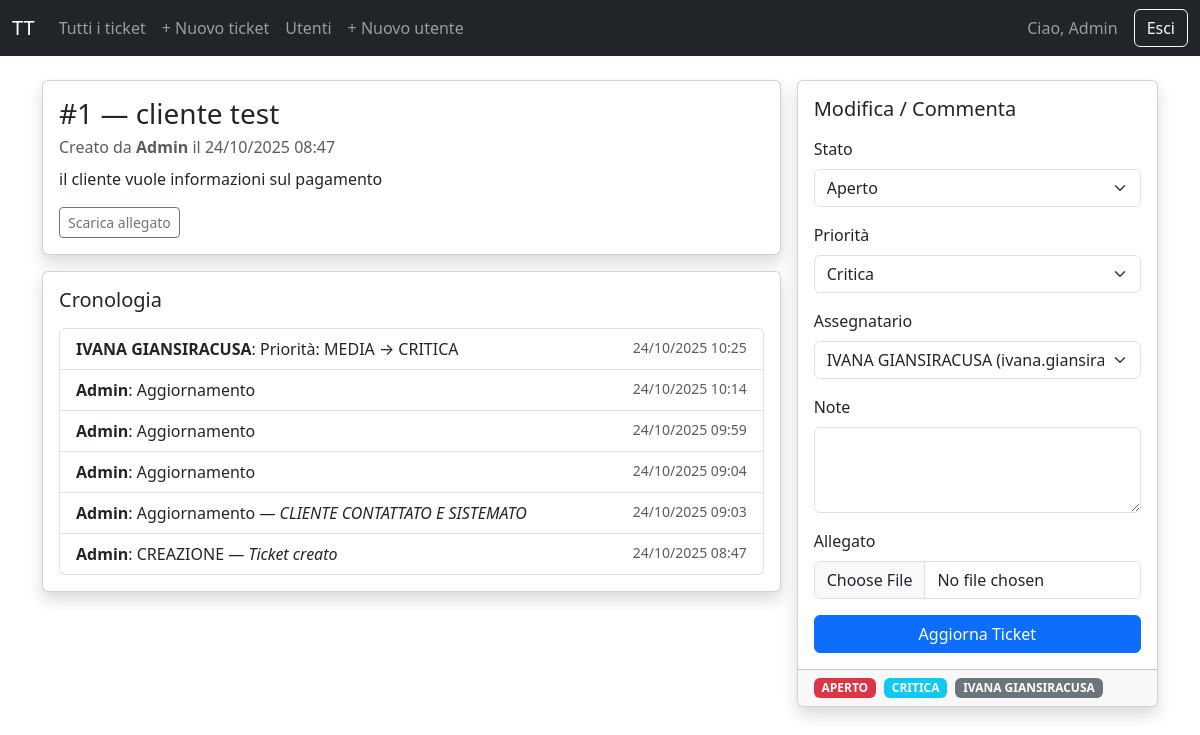
Page /tickets/1 (signed in) on the committed database.
### models.py (models this page shows, shortened)
class User(UserMixin, db.Model):
    id = db.Column(db.Integer, primary_key=True)
    name = db.Column(db.String(120), nullable=False)
    email = db.Column(db.String(255), unique=True, nullable=False, index=True)
    password_hash = db.Column(db.String(255), nullable=False)
    is_admin = db.Column(db.Boolean, default=False)
    created_at = db.Column(db.DateTime, default=datetime.utcnow)

class Ticket(db.Model):
    id = db.Column(db.Integer, primary_key=True)
    title = db.Column(db.String(200), nullable=False)
    description = db.Column(db.Text, nullable=False)
    status = db.Column(db.Enum(TicketStatus), default=TicketStatus.OPEN, index=True)
    priority = db.Column(db.String(20), default="MEDIA")
    attachment = db.Column(db.String(255), nullable=True)
    created_at = db.Column(db.DateTime, default=datetime.utcnow, index=True)
    updated_at = db.Column(db.DateTime, default=datetime.utcnow, index=True)
    created_by_id = db.Column(db.Integer, db.ForeignKey('user.id'), nullable=False)
    assigned_to_id = db.Column(db.Integer, db.ForeignKey('user.id'), nullable=True)
    created_by = db.relationship('User', foreign_keys=[created_by_id])
    assigned_to = db.relationship('User', foreign_keys=[assigned_to_id])

class TicketAction(db.Model):
    id = db.Column(db.Integer, primary_key=True)
    ticket_id = db.Column(db.Integer, db.ForeignKey('ticket.id'), nullable=False, index=True)
    user_id = db.Column(db.Integer, db.ForeignKey('user.id'), nullable=False, index=True)
    action = db.Column(db.String(255), nullable=False)
    notes = db.Column(db.Text, nullable=True)
    created_at = db.Column(db.DateTime, default=datetime.utcnow, index=True)
    ticket = db.relationship('Ticket', backref=db.backref('actions', lazy='dynamic'))
    user = db.relationship('User')

### app.py (the view, shortened to what this page needs)
    @app.route('/tickets/<int:ticket_id>', methods=['GET', 'POST'])
    @login_required
    def ticket_detail(ticket_id):
        t = db.session.get(Ticket, ticket_id)
        if not t:
            flash('Ticket non trovato.', 'danger')
            return redirect(url_for('tickets'))
        form = ActionForm()
        form.assigned_to.choices = [(0, '-- Nessuno --')] + [(u.id, f"{u.name} ({u.email})") for u in db.session.query(User).order_by(User.name).all()]
        if request.method == 'GET':
            form.status.data = t.status.value
            form.assigned_to.data = t.assigned_to_id or 0
            form.priority.data = t.priority
        actions = (db.session.query(TicketAction).filter(TicketAction.ticket_id == ticket_id).order_by(TicketAction.created_at.desc()).all())
        return render_template('ticket_detail.html', t=t, form=form, actions=actions)

### forms.py
class ActionForm(FlaskForm):
    status = SelectField('Stato', choices=[('APERTO','Aperto'),('IN_LAVORAZIONE','In lavorazione'),('CHIUSO','Chiuso')])
    priority = SelectField('Priorità', choices=[('BASSA','Bassa'),('MEDIA','Media'),('ALTA','Alta'),('CRITICA','Critica')], default='MEDIA')
    assigned_to = SelectField('Assegnatario', coerce=int, validators=[Optional()])
    notes = TextAreaField('Note (opzionali)', validators=[Optional()])
    attachment = FileField('Aggiorna allegato (opzionale)')
    submit = SubmitField('Aggiorna Ticket')

### templates/ticket_detail.html (shortened to what this page needs)
{% extends "base.html" %}
{% block content %}
<div class="row g-3">
  <div class="col-lg-8">
    <div class="card shadow mb-3">
      <div class="card-body">
        <h3 class="mb-1">#{{ t.id }} — {{ t.title }}</h3>
        <div class="text-muted mb-2">
          Creato da <strong>{{ t.created_by.name }}</strong> il {{ t.created_at.strftime('%d/%m/%Y %H:%M') }}
        </div>
        <p style="white-space:pre-wrap">{{ t.description }}</p>
        {% if t.attachment %}
          <div class="mt-3">
            <a class="btn btn-sm btn-outline-secondary" href="{{ url_for('uploads', filename=t.attachment) }}">Scarica allegato</a>
          </div>
        {% endif %}
      </div>
    </div>
    <div class="card shadow">
      <div class="card-body">
        <h5 class="mb-3">Cronologia</h5>
        <ul class="list-group">
          {% for a in actions %}
          <li class="list-group-item">
            <div class="d-flex justify-content-between">
              <div><strong>{{ a.user.name }}</strong>: {{ a.action }}{% if a.notes %} — <em>{{ a.notes }}</em>{% endif %}</div>
              <small class="text-muted">{{ a.created_at.strftime('%d/%m/%Y %H:%M') }}</small>
            </div>
          </li>
          {% else %}
          <li class="list-group-item text-muted">Nessuna azione registrata.</li>
          {% endfor %}
        </ul>
      </div>
    </div>
  </div>
  <div class="col-lg-4">
    <div class="card shadow">
      <div class="card-body">
        <h5 class="mb-3">Modifica / Commenta</h5>
        <form method="POST" enctype="multipart/form-data">
          <div class="mb-3">
            <label class="form-label">Stato</label>
            {{ form.status(class="form-select") }}
          </div>
          <div class="mb-3">
            <label class="form-label">Priorità</label>
            {{ form.priority(class="form-select") }}
          </div>
          <div class="mb-3">
            <label class="form-label">Assegnatario</label>
            {{ form.assigned_to(class="form-select") }}
          </div>
          <div class="mb-3">
            <label class="form-label">Note</label>
            {{ form.notes(class="form-control", rows=3) }}
          </div>
          <div class="mb-3">
            <label class="form-label">Allegato</label>
            {{ form.attachment(class="form-control") }}
          </div>
          {{ form.submit(class="btn btn-primary w-100") }}
        </form>
      </div>
      <div class="card-footer">
        <div class="d-flex gap-2">
          <span class="badge {% if t.status.value=='APERTO' %}bg-danger{% elif t.status.value=='IN_LAVORAZIONE' %}bg-warning text-dark{% else %}bg-success{% endif %}">{{ t.status.value }}</span>
          <span class="badge bg-info">{{ t.priority }}</span>
          <span class="badge bg-secondary">{{ t.assigned_to.name if t.assigned_to else '—' }}</span>
        </div>
      </div>
    </div>
  </div>
</div>
{% endblock %}

### templates/base.html (shortened to what this page needs)
<!doctype html>
<html lang="it">
<head>
  <link href="https://cdn.jsdelivr.net/npm/bootstrap@5.3.2/dist/css/bootstrap.min.css" rel="stylesheet">
  <link rel="stylesheet" href="{{ url_for('static', filename='styles.css') }}">
</head>
<body>
<nav class="navbar navbar-expand-lg navbar-dark bg-dark">
  <div class="container-fluid">
    <a class="navbar-brand" href="{{ url_for('index') }}">TT</a>
    <div class="collapse navbar-collapse" id="nav">
      {% if current_user.is_authenticated %}
      <ul class="navbar-nav me-auto mb-2 mb-lg-0">
        <li class="nav-item"><a class="nav-link" href="{{ url_for('tickets') }}">Tutti i ticket</a></li>
        <li class="nav-item"><a class="nav-link" href="{{ url_for('ticket_new') }}">+ Nuovo ticket</a></li>
        {% if current_user.is_admin %}
        <li class="nav-item"><a class="nav-link" href="{{ url_for('users') }}">Utenti</a></li>
        <li class="nav-item"><a class="nav-link" href="{{ url_for('register') }}">+ Nuovo utente</a></li>
        {% endif %}
      </ul>
      <span class="navbar-text me-3">Ciao, {{ current_user.name }}</span>
      <a class="btn btn-outline-light" href="{{ url_for('logout') }}">Esci</a>
      {% endif %}
    </div>
  </div>
</nav>
<div class="container my-4">
  {% block content %}{% endblock %}
</div>
</body>
</html>

### rows in the picture
User: name "Admin", created_by.name "Admin"
Ticket: id "1", title "cliente test", created_at "24/10/2025 08:47", description "il cliente vuole informazioni sul pagamento", status "Aperto", priority "Critica", assigned_to "IVANA GIANSIRACUSA (ivana.giansiracusa@ondapiu.it)", status.value "APERTO", priority "CRITICA"
TicketAction: user.name "IVANA GIANSIRACUSA", action "Priorità: MEDIA → CRITICA", created_at "24/10/2025 10:25"
TicketAction: user.name "Admin", action "Aggiornamento", created_at "24/10/2025 10:14"
TicketAction: user.name "Admin", action "Aggiornamento", created_at "24/10/2025 09:59"
TicketAction: user.name "Admin", action "Aggiornamento", created_at "24/10/2025 09:04"
TicketAction: user.name "Admin", action "Aggiornamento", notes "CLIENTE CONTATTATO E SISTEMATO", created_at "24/10/2025 09:03"
TicketAction: user.name "Admin", action "CREAZIONE", notes "Ticket creato", created_at "24/10/2025 08:47"
User: assigned_to "IVANA GIANSIRACUSA"
